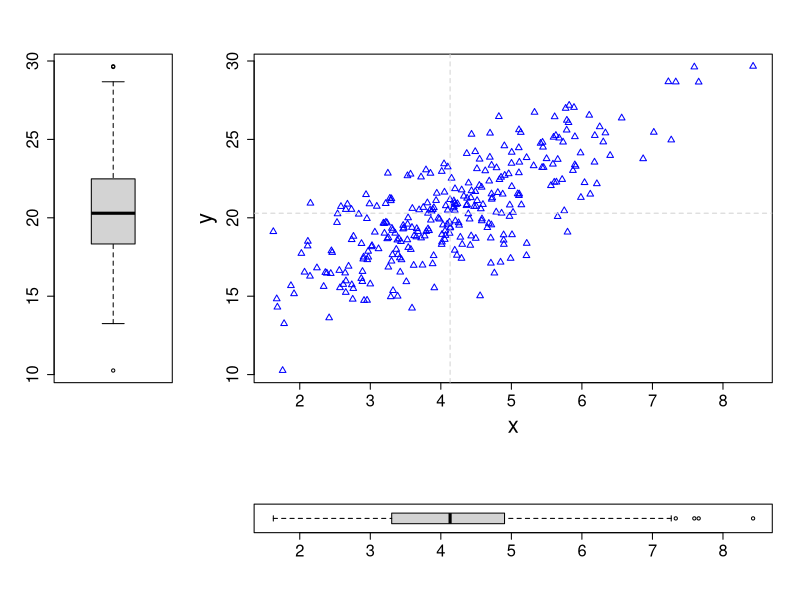

The R source for this figure:
library(Cairo)
n <- 23

#5.1. Создать связанные случайные векторы x,y по 300 наблюдений в каждом по таблице.
set.seed(n)
x <- rt(300, 24, 4) #Закон распределения х
e <- rnorm(300, 0, 2) #закон распределения е
y <- 12 + 2*x + e #модель связи х и у

#5.2.Средствами базовой графики R создать совмещенный график разброса с коробчатыми диаграммами вдоль осей. На центральный график пунктиром нанести медианы х и у.
#5.3. Сохранить график в файл "plot-ex05.png"
CairoPNG('plot-ex05.png', 600, 600) # открыть поток вывода в файл "plot-ex05.png"

layout(matrix(c(2, 1, 1, 1, 2, 1, 1, 1, 2, 1, 1, 1, 4, 3, 3, 3), 4, 4, byrow = T)) #разбиение картинки на матрицу 4*4, где размещаю три графика номерами 1,2,3,4, где 4 - пустое место

plot(x, y, pch = 2, col = "blue", cex.lab = 2, cex.axis = 1.5) # первый точечный график. (pch=треугольники, цвет синий. размер заголовков и размер значений на линейках)
abline(v = median(x), h = median(y), col = "lightgray", lty = 2)# вертикальная и горизонтальная линии медиан, светло-серого цвета, пунктиром
boxplot(y, cex.axis = 1.5)# коробчатая диаграмма под номером 2
boxplot(x, horizontal = T, cex.axis = 1.5)# коробчатая диаграмма под номером 3, повернутая горизонтально

dev.off() #закрыть поток вывода в файл
